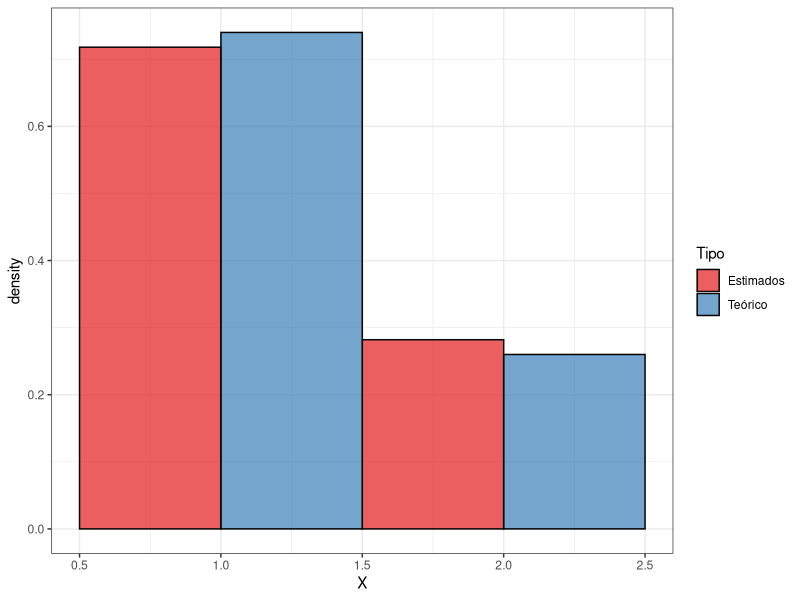
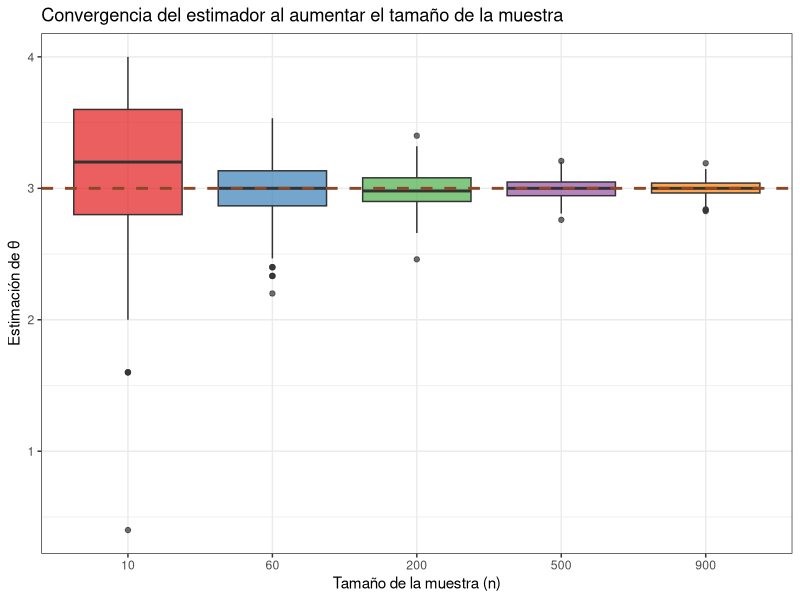
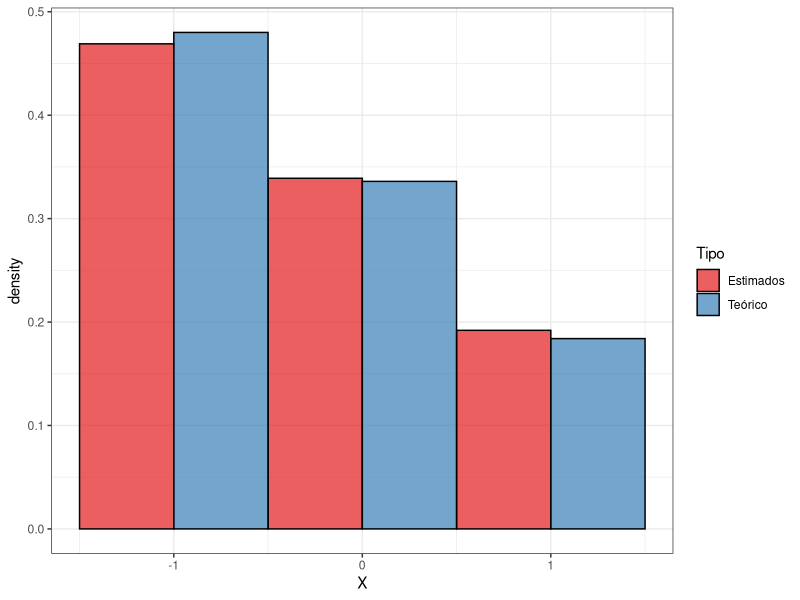
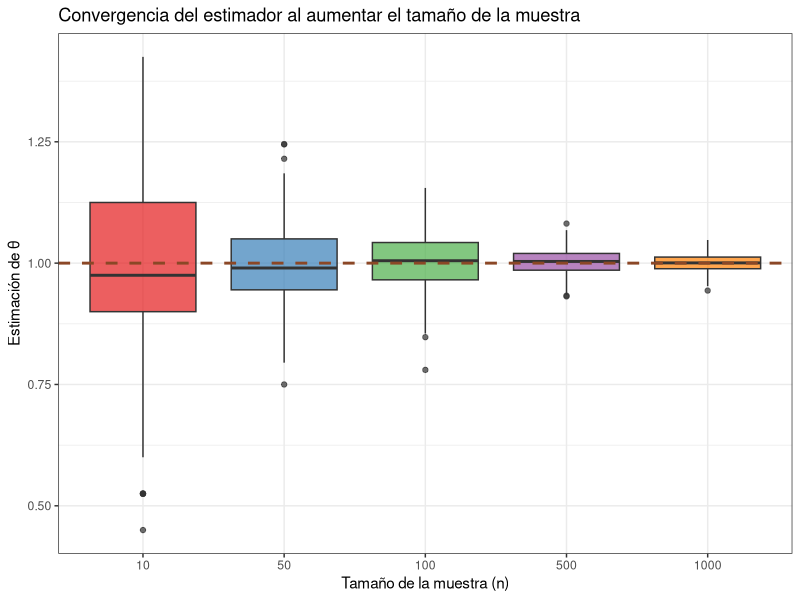
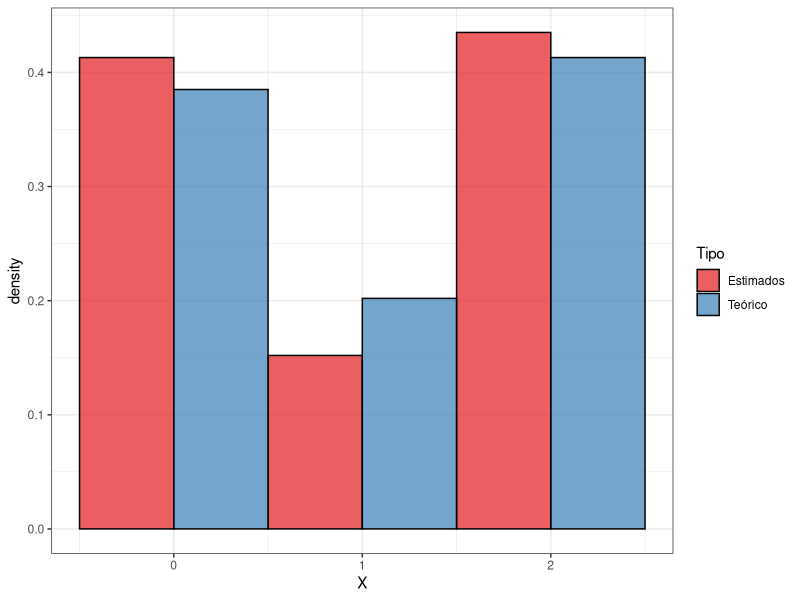
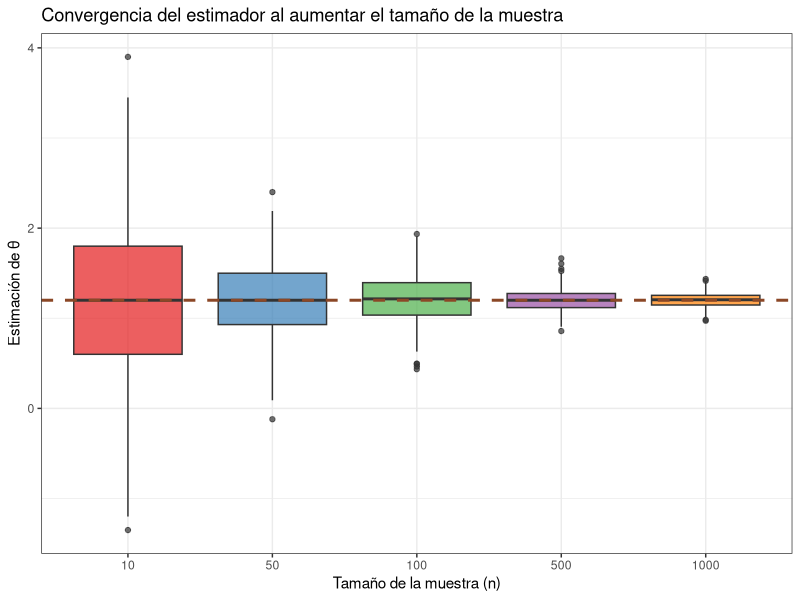
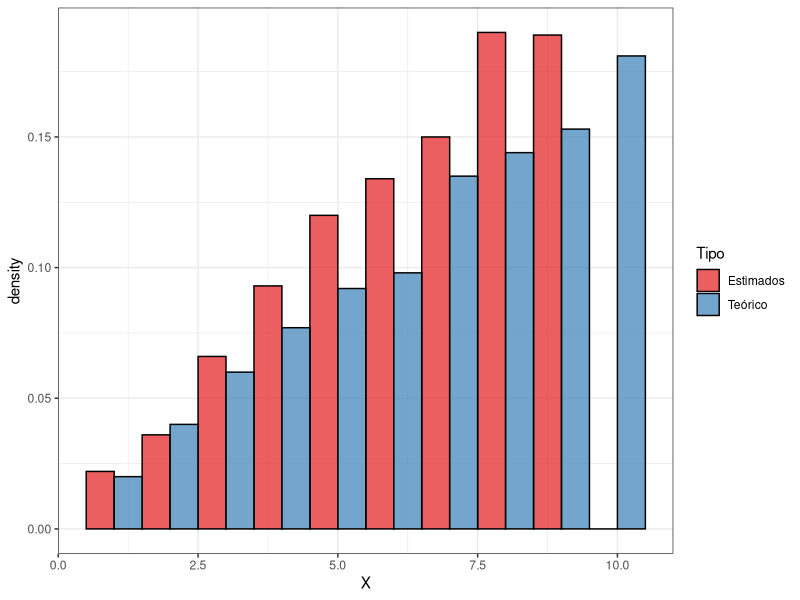
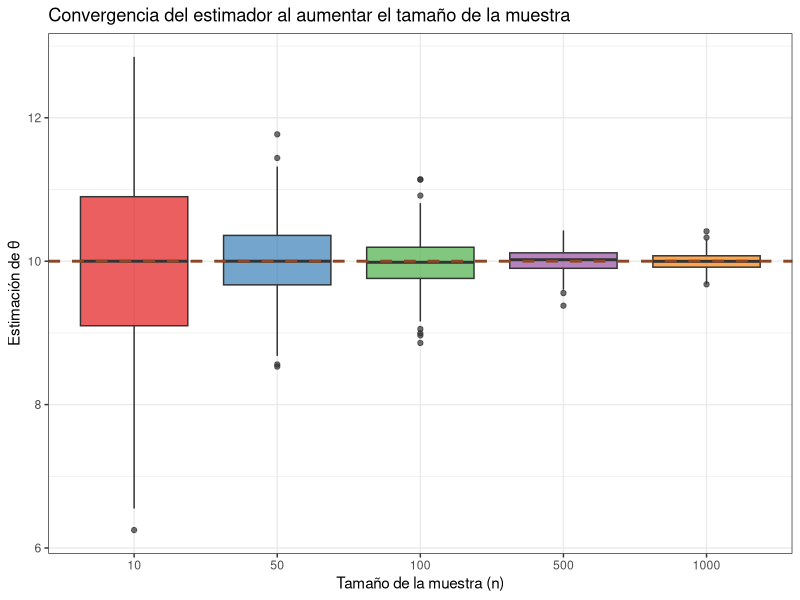

The R source for these figures, in order:
## ---- chunk 1
#| include: false

library(tidyverse)
library(knitr)
library(kableExtra)
library(readxl)
library(RColorBrewer)
## ---- chunk 2
# Parámetro fijo
theta_fijo <- 3

# Función de probabilidad 
dexr <- function(x, theta){
f_x <-ifelse(x == 1, theta/4, ifelse(x == 2, 1 - theta/4, 0))
return(f_x)
}

# Función para generar muestra aleatoria
rexr <- function(n, theta){
  X <- sample(c(1, 2), size = n, replace = TRUE, prob = c(theta/4, 1 - theta/4))
  return(X)
}

# Función para estimar theta
estimar_theta <- function(X){
  theta_hat <- 8 - 4*mean(X)
  return(theta_hat)
}

df_exr <- data.frame(X = rexr(1000, theta_fijo), Tipo = "Teórico")

theta_hat <- estimar_theta(df_exr$X)

cat("El valor estimado del parámetro es:", round(theta_hat,4))

df_temp <- data.frame(X = rexr(1000, theta_hat), Tipo = "Estimados")

df_exr <- rbind(df_exr, df_temp)

ggplot(df_exr)+
  geom_histogram(aes(x = X, y = after_stat(density), fill =Tipo), bins = 2, center = -1, color = "black", alpha = 0.7, position ="dodge")+
  scale_fill_brewer(palette = "Set1")+
  theme_bw()
## ---- chunk 3
# Tamaños de muestra y número de réplicas
tamano <- c(10, 60, 200, 500, 900)
N <- 500

# Data frame para almacenar los resultados
df_convergencia <- data.frame()

# Simulación y cálculo del estimador para cada tamaño de muestra
for (n in tamano){
  estimacion_n <- replicate(N, {
    X <- rexr(n, theta_fijo)
    estimar_theta(X)
  })
  df_temp <- data.frame(n = as.factor(n), Estimacion = estimacion_n)
  df_convergencia <- rbind(df_convergencia, df_temp)
}

# Gráfico de convergencia
ggplot(df_convergencia)+
  geom_boxplot(aes(x = n, y = Estimacion, fill = n), alpha = 0.7)+
  geom_hline(yintercept = theta_fijo, color = "sienna4", linetype = "dashed", linewidth = 1)+
  scale_fill_brewer(palette = "Set1")+
  labs(title = "Convergencia del estimador al aumentar el tamaño de la muestra",
       x = "Tamaño de la muestra (n)",
       y = "Estimación de θ")+
  theme_bw()+
  theme(legend.position = "none")
## ---- chunk 4
# Parámetro fijo
theta_fijo <- 1

# Función de probabilidad 
dexr <- function(x, theta){
f_x <-ifelse(x == -1, theta/2, ifelse(x == 0, theta/3, ifelse(x == 1, 1 - 5*theta/6, 0)))
return(f_x)
}

# Función para generar muestra aleatoria
rexr <- function(n, theta){
  X <- sample(c(-1, 0, 1), size = n, replace = TRUE, prob = c(theta/2, theta/3, 1 - 5*theta/6))
  return(X)
}

# Función para estimar theta
estimar_theta <- function(X){
  theta_hat <- (3 * (1 - mean(X))) / 4
  return(theta_hat)
}


df_exr <- data.frame(X = rexr(1000, theta_fijo), Tipo = "Teórico")

theta_hat <- estimar_theta(df_exr$X)

df_temp <- data.frame(X = rexr(1000, theta_hat), Tipo = "Estimados")

df_exr <- rbind(df_exr, df_temp)

ggplot(df_exr)+
  geom_histogram(aes(x = X, y = after_stat(density), fill =Tipo), bins = 3, center = -1, color = "black", alpha = 0.7, position ="dodge")+
  scale_fill_brewer(palette = "Set1")+
  theme_bw()
## ---- chunk 5
# Tamaños de muestra y número de réplicas
tamano <- c(10, 50, 100, 500, 1000)
N <- 500

# Data frame para almacenar los resultados

df_convergencia <- data.frame()

# Simulación y cálculo del estimador para cada tamaño de muestra
for (n in tamano){
  estimacion_n <- replicate(N, {
    X <- rexr(n, theta_fijo)
    estimar_theta(X)
  })
  df_temp <- data.frame(n = as.factor(n), Estimacion = estimacion_n)
  df_convergencia <- rbind(df_convergencia, df_temp)
}

# Gráfico de convergencia

ggplot(df_convergencia)+
  geom_boxplot(aes(x = n, y = Estimacion, fill = n), alpha = 0.7)+
  geom_hline(yintercept = theta_fijo, color = "sienna4", linetype = "dashed", linewidth = 1)+
  scale_fill_brewer(palette = "Set1")+
  labs(title = "Convergencia del estimador al aumentar el tamaño de la muestra",
       x = "Tamaño de la muestra (n)",
       y = "Estimación de θ")+
  theme_bw()+
  theme(legend.position = "none")
## ---- chunk 6
#| fig-align: "center"
#| fig-width: 10

# Parámetro fijo
theta_fijo <- 1.2

# Función de probabilidad 
dexr <- function(x, theta){
f_x <-ifelse(x == 0, theta/3, ifelse(x == 1, 1 - (2*theta)/3, ifelse(x == 2, theta/3, 0)))
return(f_x)
}

# Función para generar muestra aleatoria
rexr <- function(n, theta){
  X <- sample(c(0, 1, 2), size = n, replace = TRUE, prob = c(theta/3, 1 - (2*theta)/3, theta/3))
  return(X)
}

# Función para estimar theta
estimar_theta <- function(X){
  theta_hat <- ((3/2)*mean(X^2) - 3/2)
  return(theta_hat)
}

df_exr <- data.frame(X = rexr(1000, theta_fijo), Tipo = "Teórico")

theta_hat <- estimar_theta(df_exr$X)

cat("El valor estimado del parámetro es:", round(theta_hat,4))

df_temp <- data.frame(X = rexr(1000, theta_hat), Tipo = "Estimados")

df_exr <- rbind(df_exr, df_temp)

ggplot(df_exr)+
  geom_histogram(aes(x = X, y = after_stat(density), fill =Tipo), bins = 3, center = -1, color = "black", alpha = 0.7, position ="dodge")+
  scale_fill_brewer(palette = "Set1")+
  theme_bw()
## ---- chunk 7
# Tamaños de muestra y número de réplicas
tamano <- c(10, 50, 100, 500, 1000)
N <- 500

# Data frame para almacenar los resultados
df_convergencia <- data.frame()

# Simulación y cálculo del estimador para cada tamaño de muestra
for (n in tamano){
  estimacion_n <- replicate(N, {
    X <- rexr(n, theta_fijo)
    estimar_theta(X)
  })
  df_temp <- data.frame(n = as.factor(n), Estimacion = estimacion_n)
  df_convergencia <- rbind(df_convergencia, df_temp)
}

# Gráfico de convergencia
ggplot(df_convergencia)+
  geom_boxplot(aes(x = n, y = Estimacion, fill = n), alpha = 0.7)+
  geom_hline(yintercept = theta_fijo, color = "sienna4", linetype = "dashed", linewidth = 1)+
  scale_fill_brewer(palette = "Set1")+
  labs(title = "Convergencia del estimador al aumentar el tamaño de la muestra",
       x = "Tamaño de la muestra (n)",
       y = "Estimación de θ")+
  theme_bw()+
  theme(legend.position = "none")
## ---- chunk 8
# Parámetro fijo
theta_fijo <- 10

# Función de probabilidad 
dexr <- function(x, theta){
f_x <- 2*x/(theta * (theta+1))
return(f_x)
}

# Función para generar muestra aleatoria
rexr <- function(n, theta){
  X <- sample(1:theta, size = n, replace = TRUE, prob = dexr(1:theta, theta))
  return(X)
}

# Función para estimar theta
estimar_theta <- function(X){
  theta_hat <- (3*mean(X)-1)/2
  return(theta_hat)
}


df_exr <- data.frame(X = rexr(1000, theta_fijo), Tipo = "Teórico")

theta_hat <- estimar_theta(df_exr$X)

cat("El valor estimado del parámetro es:", round(theta_hat,4))

df_temp <- data.frame(X = rexr(1000, theta_hat), Tipo = "Estimados")

df_exr <- rbind(df_exr, df_temp)

ggplot(df_exr)+
  geom_histogram(aes(x = X, y = after_stat(density), fill =Tipo), binwidth = 1, center = 1, color = "black", alpha = 0.7, position ="dodge")+
  scale_fill_brewer(palette = "Set1")+
  theme_bw()
## ---- chunk 9
# Tamaños de muestra y número de réplicas
tamano <- c(10, 50, 100, 500, 1000)
N <- 500

# Data frame para almacenar los resultados
df_convergencia <- data.frame()

# Simulación y cálculo del estimador para cada tamaño de muestra
for (n in tamano){
  estimacion_n <- replicate(N, {
    X <- rexr(n, theta_fijo)
    estimar_theta(X)
  })
  df_temp <- data.frame(n = as.factor(n), Estimacion = estimacion_n)
  df_convergencia <- rbind(df_convergencia, df_temp)
}

# Gráfico de convergencia
ggplot(df_convergencia)+
  geom_boxplot(aes(x = n, y = Estimacion, fill = n), alpha = 0.7)+
  geom_hline(yintercept = theta_fijo, color = "sienna4", linetype = "dashed", linewidth = 1)+
  scale_fill_brewer(palette = "Set1")+
  labs(title = "Convergencia del estimador al aumentar el tamaño de la muestra",
       x = "Tamaño de la muestra (n)",
       y = "Estimación de θ")+
  theme_bw()+
  theme(legend.position = "none")
## ---- chunk 10
#| fig-align: center

# Parámetro fijo
theta_fijo <- 5

# Función de densidad
dexr <- function(x, theta){
  f_x <- ifelse(x >= 0 & x <= theta, (2*x)/(theta^2), 0)
  return(f_x)
}

# Función para generar muestra aleatoria
rexr <- function(n, theta){
  U <- runif(n)
  X <- theta * sqrt(U)
  return(X)
}


# Función para estimar theta
estimar_theta <- function(X){
  theta_hat <- (3 * mean(X)) / 2
  return(theta_hat)
}

df_exr <- data.frame(X = rexr(5000, theta_fijo))
theta_hat <- estimar_theta(df_exr$X)

ggplot(df_exr)+
  geom_histogram(aes(x = X, y = after_stat(density)), binwidth =0.25, color = "black", fill = "pink", alpha = 0.7, boundary=0)+
  stat_function(fun = dexr, args = list(theta = theta_hat), color = "purple", linewidth = 1, xlim = c(0, theta_hat))+
  annotate("text", x = 4, y = 0.15, label = paste("θ =", round(theta_hat,3)), color = "purple", size = 5)+
  labs(title = "Histograma de datos y función de densidad estimada",
       x = "Valores",
       y = "Densidad")+
  theme_minimal()
## ---- chunk 11
#| fig-align: "center"

# Tamaños de muestra y número de réplicas
tamano <- c(10, 50, 100, 500, 1000)
N <- 500

# Data frame para almacenar los resultados
df_convergencia <- data.frame()

# Simulación y cálculo del estimador para cada tamaño de muestra
for (n in tamano){
  estimacion_n <- replicate(N, {
    X <- rexr(n, theta_fijo)
    estimar_theta(X)
  })
  df_temp <- data.frame(n = factor(n), Estimacion = estimacion_n )
  df_convergencia <- rbind(df_convergencia, df_temp)
}

# Gráfico de convergencia
ggplot(df_convergencia)+
  geom_boxplot(aes(x = n, y = Estimacion, fill = n), alpha = 0.7)+
  geom_hline(yintercept = theta_fijo, color = "sienna4", linetype = "dashed", linewidth = 1)+
  scale_fill_brewer(palette = "Set1")+
  labs(title = "Convergencia del estimador al aumentar el tamaño de la muestra",
       x = "Tamaño de la muestra (n)",
       y = "Estimación de θ")+
  theme_bw()+
  theme(legend.position = "none")
## ---- chunk 12
# Parámetro fijo
theta_fijo <- 10

# Función de densidad
dexr <- function(x, theta){
  f_x <- ifelse(x >= theta, exp(-(x-theta)), 0)
  return(f_x)
}

# Función para generar muestra aleatoria
rexr <- function(n, theta){
  U <- runif(n)
  X <- theta - log(U)
  return(X)
}

# Función para estimar theta
estimar_theta <- function(X){
  theta_hat <- mean(X)-1
  return(theta_hat)
}

df_exr <- data.frame(X = rexr(5000, theta_fijo))
theta_hat <- estimar_theta(df_exr$X)

ggplot(df_exr) +
  geom_histogram(aes(x = X, y = after_stat(density)), binwidth = 0.25, color = "black", fill = "pink", alpha = 0.7, boundary = 0) +
  stat_function(fun = dexr, args = list(theta = theta_hat), color = "purple", linewidth = 1, xlim = c(theta_hat, theta_hat + 6))+
  annotate("text", x = theta_hat + 2, y = 0.10, label = paste("θ =", round(theta_hat,3)), color = "purple", size = 5)+
  labs(title = "Histograma de datos y función de densidad estimada",
       x = "Valores",
       y = "Densidad")+
  theme_minimal()
## ---- chunk 13
#| fig-align: "center"

# Tamaños de muestra y número de réplicas
tamano <- c(10, 50, 100, 500, 1000)
N <- 500

# Data frame para almacenar los resultados
df_convergencia <- data.frame()

# Simulación y cálculo del estimador para cada tamaño de muestra
for (n in tamano){
  estimacion_n <- replicate(N, {
    X <- rexr(n, theta_fijo)
    estimar_theta(X)
  })
  df_temp <- data.frame(n = factor(n), Estimacion = estimacion_n )
  df_convergencia <- rbind(df_convergencia, df_temp)
}

# Gráfico de convergencia
ggplot(df_convergencia)+
  geom_boxplot(aes(x = n, y = Estimacion, fill = n), alpha = 0.7)+
  geom_hline(yintercept = theta_fijo, color = "sienna4", linetype = "dashed", linewidth = 1)+
  scale_fill_brewer(palette = "Set1")+
  labs(title = "Convergencia del estimador al aumentar el tamaño de la muestra",
       x = "Tamaño de la muestra (n)",
       y = "Estimación de θ")+
  theme_bw()+
  theme(legend.position = "none")
## ---- chunk 14
# Parámetro fijo
theta_fijo <- 5

# Función de densidad
dexr <- function(x, theta){
  f_x <- ifelse(x > 0 & x < 1, theta * x^(theta-1), 0)
  return(f_x)
}

# Función para generar muestra aleatoria
rexr <- function(n, theta){
  U <- runif(n)
  X <- U^(1/theta)
  return(X)
}

# Función para estimar theta
estimar_theta <- function(X){
  x_bar <- mean(X)
  theta_hat <- x_bar/(1-x_bar)
  return(theta_hat)
}

df_exr <- data.frame(X = rexr(5000, theta_fijo))
theta_hat <- estimar_theta(df_exr$X)

ggplot(df_exr) +
  geom_histogram(aes(x = X, y = after_stat(density)), bins = 30, color = "black", fill = "pink", alpha = 0.7, boundary = 0) +
  stat_function(fun = dexr, args = list(theta = theta_hat), color = "purple", linewidth = 1, xlim = c(0,1))+
  annotate("text", x = 0.2, y = max(dexr(seq(0.01, 0.99, 0.01), theta_hat))*0.8, label = paste("θ =", round(theta_hat,3)), color = "purple", size = 5)+
  labs(title = "Histograma de datos y función de densidad estimada",
       x = "Valores",
       y = "Densidad")+
  theme_minimal()
## ---- chunk 15
#| fig-align: "center"

# Tamaños de muestra y número de réplicas
tamano <- c(10, 50, 100, 500, 1000)
N <- 500

# Data frame para almacenar los resultados
df_convergencia <- data.frame()

# Simulación y cálculo del estimador para cada tamaño de muestra
for (n in tamano){
  estimacion_n <- replicate(N, {
    X <- rexr(n, theta_fijo)
    estimar_theta(X)
  })
  df_temp <- data.frame(n = factor(n), Estimacion = estimacion_n )
  df_convergencia <- rbind(df_convergencia, df_temp)
}

# Gráfico de convergencia
ggplot(df_convergencia)+
  geom_boxplot(aes(x = n, y = Estimacion, fill = n), alpha = 0.7)+
  geom_hline(yintercept = theta_fijo, color = "sienna4", linetype = "dashed", linewidth = 1)+
  scale_fill_brewer(palette = "Set1")+
  labs(title = "Convergencia del estimador al aumentar el tamaño de la muestra",
       x = "Tamaño de la muestra (n)",
       y = "Estimación de θ")+
  theme_bw()+
  theme(legend.position = "none")
## ---- chunk 16
#| fig-align: center

# Parámetro fijo
theta_fijo <- 5

# Función de densidad
dexr <- function(x, theta){
  f_x <- 2*(theta-x)/(theta^2)
  return(f_x)
}

# Función para generar muestra aleatoria
rexr <- function(n, theta){
  U <- runif(n)
  X <- theta  - theta * sqrt(1-U)
  return(X)
}


# Función para estimar theta
estimar_theta <- function(X){
  theta_hat <- (3 * mean(X)) 
  return(theta_hat)
}


df_exr <- data.frame(X = rexr(5000, theta_fijo))
theta_hat <- estimar_theta(df_exr$X)


ggplot(df_exr)+
  geom_histogram(aes(x = X, y = after_stat(density)), binwidth =0.25, color = "black", fill = "pink", alpha = 0.7, boundary=0)+
  stat_function(fun = dexr, args = list(theta = theta_hat), color = "purple", linewidth = 1, xlim = c(0, theta_hat))+
  annotate("text", x = 4, y = 0.15, label = paste("θ =", round(theta_hat,3)), color = "purple", size = 5)+
  labs(title = "Histograma de datos y función de densidad estimada",
       x = "Valores",
       y = "Densidad")+
  theme_minimal()
## ---- chunk 17
#| fig-align: "center"

# Tamaños de muestra y número de réplicas
tamano <- c(10, 50, 100, 500, 1000)
N <- 500

# Data frame para almacenar los resultados
df_convergencia <- data.frame()

# Simulación y cálculo del estimador para cada tamaño de muestra
for (n in tamano){
  estimacion_n <- replicate(N, {
    X <- rexr(n, theta_fijo)
    estimar_theta(X)
  })
  df_temp <- data.frame(n = factor(n), Estimacion = estimacion_n )
  df_convergencia <- rbind(df_convergencia, df_temp)
}

# Gráfico de convergencia
ggplot(df_convergencia)+
  geom_boxplot(aes(x = n, y = Estimacion, fill = n), alpha = 0.7)+
  geom_hline(yintercept = theta_fijo, color = "sienna4", linetype = "dashed", linewidth = 1)+
  scale_fill_brewer(palette = "Set1")+
  labs(title = "Convergencia del estimador al aumentar el tamaño de la muestra",
       x = "Tamaño de la muestra (n)",
       y = "Estimación de θ")+
  theme_bw()+
  theme(legend.position = "none")
## ---- chunk 18
datos <- read_xlsx("./Tarea_4.xlsx")
## ---- chunk 19
p_hat <- 1/(mean(datos$Geometrica) + 1)
p_hat

x_vals <- 0:max(datos$Geometrica)
densidad <- dgeom(x_vals, prob = p_hat)
df_geom <- data.frame(x = x_vals, y = densidad)

ggplot(datos) +
  geom_bar(aes(x = Geometrica, y = after_stat(prop), group = 1), fill = "pink", color = "black", alpha = 0.7) +
  geom_line(data = df_geom, aes(x = x, y = y), color = "purple", linewidth = 1.2) +
  annotate("text", x = max(datos$Geometrica) * 0.75, y = max(densidad) * 1.1, label = paste("p =", round(p_hat, 3)), color = "purple", size = 5) +
  labs(title = "Histograma de datos y función de densidad estimada",
       x = "Valores",
       y = "Densidad") +
  scale_x_continuous(breaks = 0:max(datos$Geometrica), limits = c(-0.5, max(datos$Geometrica) + 0.5)) +
  theme_minimal()
## ---- chunk 20
lambda_hat <- 1/mean(datos$Exp)
lambda_hat

ggplot(datos)+
  geom_histogram(aes(Exp, y = after_stat(density)), bins = 30, color = "black", fill = "pink", alpha = 0.7, boundary=0)+
  stat_function(fun = dexp, args = list(rate = lambda_hat), color = "purple", linewidth = 1)+
  annotate("text", x = 0.75, y = 2, label = paste("λ =", round(lambda_hat, 3)), color = "purple", size = 5)+
  labs(title = "Histograma de datos y función de densidad estimada",
       x = "Valores",
       y = "Densidad")+
  theme_minimal()
## ---- chunk 21
mu_hat <- mean(datos$Normal)
sigma2_hat <- mean(datos$Normal^2) - mu_hat^2
mu_hat
sigma2_hat

ggplot(datos)+
  geom_histogram(aes(x = Normal, y = after_stat(density)), bins = 30, color = "black", fill = "pink", alpha = 0.7, boundary=0)+
  stat_function(fun = dnorm, args = list(mean = mu_hat, sd = sqrt(sigma2_hat)), color = "purple", linewidth = 1)+
  annotate("text",
         x = mu_hat,
         y = max(ggplot_build(last_plot())$data[[1]]$density) * 0.9,
         label = paste("μ =", round(mu_hat, 3), "\nσ² =", round(sigma2_hat, 3)),
         color = "purple",
         size = 5,
         hjust = 1.5)+
  labs(title = "Histograma de datos y función de densidad estimada",
       x = "Valores",
       y = "Densidad") +
  theme_minimal()
## ---- chunk 22
lambda_hat <- mean(datos$Gamma)/(mean(datos$Gamma^2)-(mean(datos$Gamma))^2)
gamma_hat <- lambda_hat * mean(datos$Gamma)
lambda_hat
gamma_hat

ggplot(datos) +
  geom_histogram(aes(x = Gamma, y = after_stat(density)), bins = 30, color = "black", fill = "pink", alpha = 0.7) +
  stat_function(fun = dgamma, args = list(shape = gamma_hat, rate = lambda_hat), color = "purple", linewidth = 1.2) +
  annotate("text", x = max(datos$Gamma) * 0.75, y = max(ggplot_build(ggplot(datos) +
                                                                       geom_histogram(aes(x = Gamma, y = after_stat(density)), bins = 30))$data[[1]]$density) * 0.75, label = paste("γ =", round(gamma_hat, 3), "\nλ =", round(lambda_hat, 3)), color = "purple", size = 5) +
  labs(title = "Histograma de datos y Función de Densidad Gamma estimada",
       x = "Valores de Gamma",
       y = "Densidad") +
  theme_minimal()
